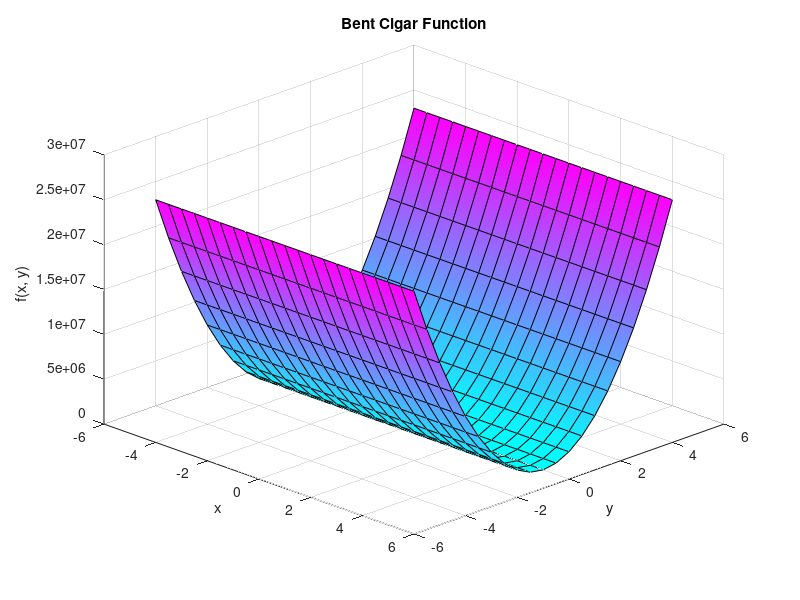

This figure's MATLAB source:
% Author: Suhas Sunder - 100548159
% Topic: Bent Cigar Function 
% Assignment 1: Implementation of Eight Benchmark Functions in MATLAB and plotting 3D Map of their 2-D versions. 

clc; clear; close all

% Define meshgrid for clearly visible grid cells along surface of plots
[x, y] = meshgrid(-5:0.5:5, -5:0.5:5);

% Function
z = x.^2 + 1e6 * y.^2;

% Plot
surf(x, y, z, 'EdgeColor', 'k', 'FaceColor', 'interp')
xlabel('x')
ylabel('y')
zlabel('f(x, y)')
title('Bent Cigar Function')
colormap cool
view(45, 30)
grid on

% Save the currently active figure window locally as an image file
saveas(gcf, 'bent_cigar_function.png')
